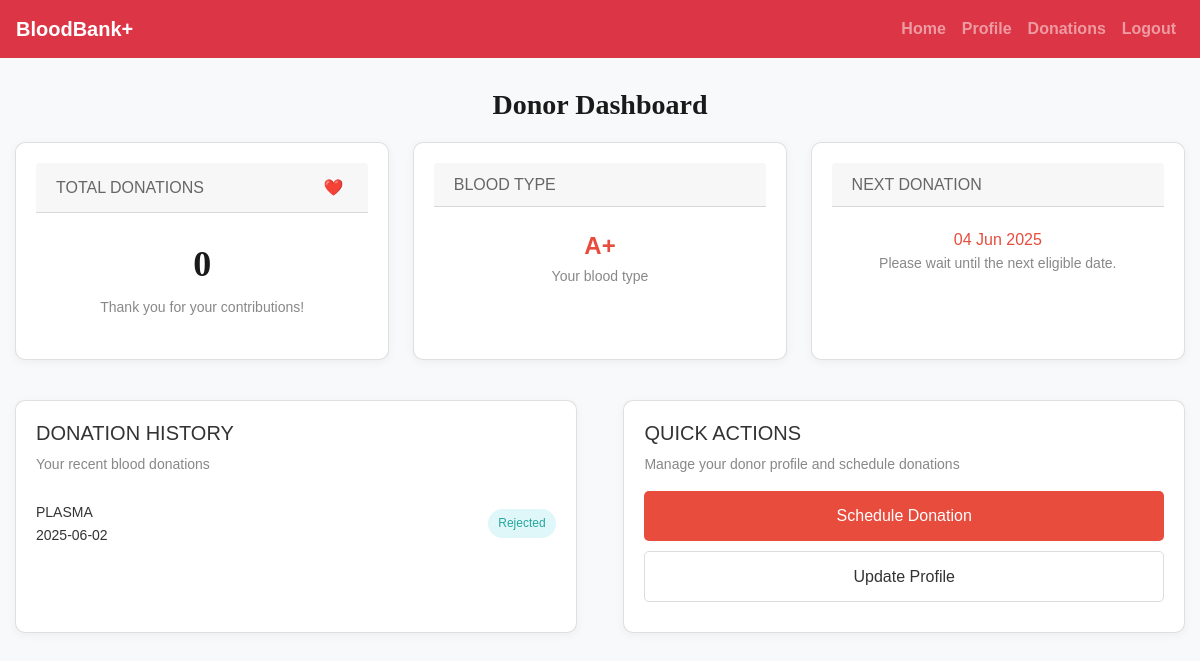
Page /donor/donor_dashboard.php (signed in) on the committed database.
### tables this page shows
CREATE TABLE `users` (
  `id` int(11) NOT NULL,
  `full_name` varchar(100) NOT NULL,
  `email` varchar(100) NOT NULL,
  `password` varchar(255) NOT NULL,
  `user_type` enum('Blood Recipient','Blood Donor','Hospital Representative') NOT NULL,
  `phone` varchar(20) NOT NULL,
  `location` varchar(255) NOT NULL,
  `blood_type` enum('A+','A-','B+','B-','O+','O-','AB+','AB-') DEFAULT NULL,
  `dob` date DEFAULT NULL,
  `gender` enum('Male','Female','Other') DEFAULT NULL,
  `full_address` varchar(255) DEFAULT NULL,
  `status` enum('pending','approved') DEFAULT 'pending',
  `created_at` timestamp NOT NULL DEFAULT current_timestamp()
);

CREATE TABLE `donations` (
  `donation_id` int(11) NOT NULL,
  `donor_id` int(11) NOT NULL,
  `donation_date` date NOT NULL,
  `donation_type` enum('Whole Blood','Plasma','Platelets') NOT NULL,
  `quantity` int(11) NOT NULL,
  `health_screening_results` text NOT NULL,
  `status` enum('pending','completed','rejected') DEFAULT 'pending',
  `rejection_reason` text DEFAULT NULL,
  `next_eligible_date` date DEFAULT NULL
);

### donor/donor_dashboard.php (the view, shortened to what this page needs)
<?php
include('config.php');
$donor_id = $_SESSION['id'];
$user_query = $conn->query("SELECT email, blood_type FROM users WHERE id = $donor_id");
$user_data = $user_query->fetch_assoc();
$blood_type = $user_data['blood_type'] ?? 'Unknown';
$donation_query = $conn->query("SELECT COUNT(*) as total FROM donations WHERE donor_id = $donor_id AND status = 'completed'");
$donation_data = $donation_query->fetch_assoc();
$total_completed = $donation_data['total'] ?? 0;
$eligible_query = $conn->query("SELECT next_eligible_date FROM donations WHERE donor_id = $donor_id AND next_eligible_date IS NOT NULL AND next_eligible_date >= CURDATE() ORDER BY next_eligible_date ASC LIMIT 1");
$eligible_row = $eligible_query->fetch_assoc();
$next_date = $eligible_row['next_eligible_date'] ?? 'N/A';
$current_date = date('Y-m-d');
$eligibility_status = ($next_date !== 'N/A' && $next_date <= $current_date) ? 'AVAILABLE' : 'Not Available';
$history_query = $conn->query("SELECT donation_date, donation_type, status FROM donations WHERE donor_id = $donor_id ORDER BY donation_date DESC LIMIT 3");
$donation_history = [];
while ($row = $history_query->fetch_assoc()) {
    $donation_history[] = $row;
}
?>
<!DOCTYPE html>
<html lang="en">
<head>
    <link rel="stylesheet" href="https://maxcdn.bootstrapcdn.com/bootstrap/4.5.2/css/bootstrap.min.css">
    <link rel="stylesheet" href="../css/style.css">
</head>
<body>
<?php include('navbar.php'); ?>
    <div class="container">
        <h1>Donor Dashboard</h1>
        <div style="display: flex; justify-content: space-between; margin-bottom: 20px;">
            <div class="card" style="width: 32%;">
                <div class="card-header">
                    <h5>TOTAL DONATIONS</h5>
                    <span class="heart-icon">❤️</span>
                </div>
                <div class="card-body">
                    <h3><?php echo $total_completed; ?></h3>
                    <p>Thank you for your contributions!</p>
                </div>
            </div>
            <div class="card" style="width: 32%;">
                <div class="card-header">
                    <h5>BLOOD TYPE</h5>
                </div>
                <div class="card-body">
                    <p class="blood-type"><?php echo $blood_type; ?></p>
                    <p>Your blood type</p>
                </div>
            </div>
            <div class="card" style="width: 32%;">
                <div class="card-header">
                    <h5>NEXT DONATION</h5>
                </div>
                <div class="card-body">
                    <p class="<?php echo $eligibility_status === 'AVAILABLE' ? 'status-available' : 'status-unavailable'; ?>">
    <?php echo ($next_date !== 'N/A') ? date('d M Y', strtotime($next_date)) : 'Not Scheduled'; ?>
</p>
<p><?php echo ($eligibility_status === 'AVAILABLE') ? 'You can donate now!' : 'Please wait until the next eligible date.'; ?></p>
                </div>
            </div>
        </div>
        <div style="display: flex; justify-content: space-between;">
            <div class="card history-card">
                <h5>DONATION HISTORY</h5>
                <p style="color: #888; font-size: 14px;">Your recent blood donations</p>
                <?php if (empty($donation_history)): ?>
                    <p style="color: #888; font-size: 14px;">No donations yet.</p>
                <?php else: ?>
                    <?php foreach ($donation_history as $donation): ?>
                        <div class="history-item">
                            <span><?php echo strtoupper($donation['donation_type']); ?><br><?php echo date('Y-m-d', strtotime($donation['donation_date'])); ?></span>
                            <span class="status"><?php echo ucfirst($donation['status']); ?></span>
                        </div>
                    <?php endforeach; ?>
                <?php endif; ?>
            </div>
            <div class="card actions-card">
                <h5>QUICK ACTIONS</h5>
                <p style="color: #888; font-size: 14px;">Manage your donor profile and schedule donations</p>
                <button class="schedule-btn" onclick="window.location.href='donations.php'">Schedule Donation</button>
                <button class="update-btn" onclick="window.location.href='update_profile.php'">Update Profile</button>
            </div>
        </div>
    </div>
</body>
</html>

### css/style.css (style rules this page uses)
body { background: #f8f9fa; font-family: 'Arial', sans-serif; color: #333; line-height: 1.6; }
h1, h2, h3, h4 { text-align: center; margin-top: 30px; margin-bottom: 30px; font-family: 'Georgia', serif; }
.container { margin-bottom: 40px; }

### donor/donor_dashboard.php (style rules this page uses)
.container { max-width: 1200px; margin: 0 auto; }
h1 { font-size: 28px; font-weight: 700; color: #1a1a1a; margin-bottom: 20px; }
.card { background-color: #fff; border-radius: 10px; box-shadow: 0 2px 10px rgba(0, 0, 0, 0.05); padding: 20px; margin-bottom: 20px; }
.card-header { display: flex; justify-content: space-between; align-items: center; }
.card-header h5 { font-size: 16px; font-weight: 500; color: #666; margin: 0; }
.card-body { text-align: center; }
.card-body h3 { font-size: 36px; font-weight: 700; color: #1a1a1a; margin: 10px 0; }
.card-body p { font-size: 14px; color: #888; margin: 0; }
.card-body .blood-type { font-size: 24px; font-weight: 700; color: #e74c3c; }
.card-body .status-unavailable { font-size: 16px; font-weight: 500; color: #e74c3c; }
.history-card, .actions-card { width: 48%; display: inline-block; vertical-align: top; }
.history-card { margin-right: 4%; }
.history-item { display: flex; justify-content: space-between; align-items: center; padding: 10px 0; border-bottom: 1px solid #eee; }
.history-item:last-child { border-bottom: none; }
.history-item span { font-size: 14px; color: #333; }
.history-item .status { font-size: 12px; padding: 5px 10px; border-radius: 15px; background-color: #e0f7fa; color: #26a69a; }
.actions-card button { width: 100%; padding: 12px; margin-bottom: 10px; border: none; border-radius: 5px; font-size: 16px; font-weight: 500; cursor: pointer; }
.actions-card .schedule-btn { background-color: #e74c3c; color: #fff; }
.actions-card .update-btn, .actions-card .find-btn { background-color: #fff; border: 1px solid #ddd; color: #333; }
.heart-icon { color: #e74c3c; margin-right: 5px; }

### rows in the picture
users: blood_type "A+"
donations: next_eligible_date "04 Jun 2025", donation_type "PLASMA", donation_date "2025-06-02", status "Rejected"

### other values in the picture
$total_completed "0"
